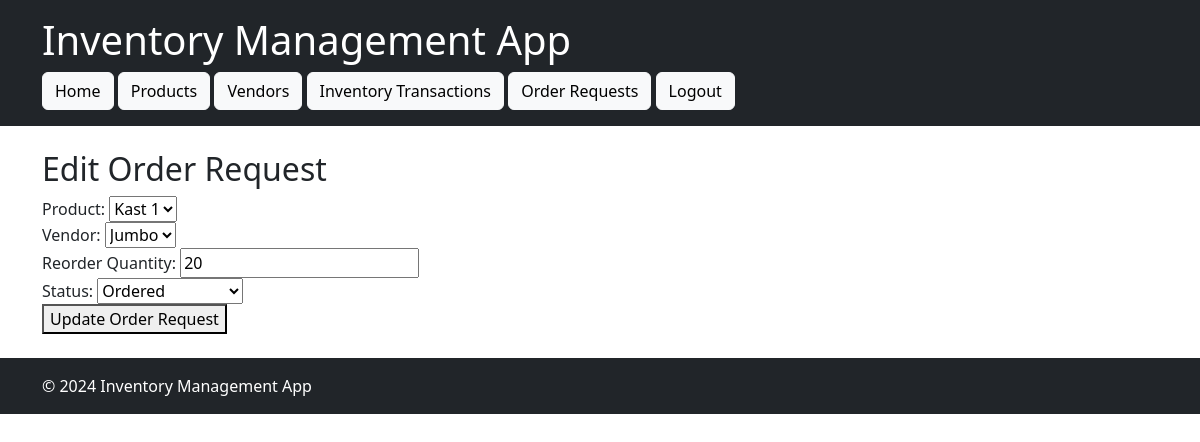
The page /order_requests/edit/1 (signed in) on the database its author committed.
### models.py (models this page shows, shortened)
class OrderRequest(db.Model):
    id = db.Column(db.Integer, primary_key=True)
    product_id = db.Column(db.Integer, db.ForeignKey('product.id'), nullable=False)
    vendor_id = db.Column(db.Integer, db.ForeignKey('vendor.id'), nullable=False)
    reorder_quantity = db.Column(db.Integer, nullable=False)
    status = db.Column(db.String(50), nullable=False, default='New')
    product = db.relationship('Product', backref='order_requests')
    vendor = db.relationship('Vendor', backref='order_requests')

class Product(db.Model):
    id = db.Column(db.Integer, primary_key=True)
    description = db.Column(db.String(255), nullable=False)
    sku = db.Column(db.String(50), unique=True, nullable=False)
    price = db.Column(db.Float, nullable=False)
    warehouse_bins = db.Column(db.String(255), nullable=False)
    reorder_point = db.Column(db.Integer, nullable=False)
    reorder_quantity = db.Column(db.Integer, nullable=False)
    images = db.Column(db.String(255))
    specification = db.Column(db.String(255))
    inventory_level = db.Column(db.Integer, nullable=False, default=0)
    vendor_id = db.Column(db.Integer, db.ForeignKey('vendor.id'), nullable=False)
    vendor = db.relationship('Vendor', backref='products')

class Vendor(db.Model):
    id = db.Column(db.Integer, primary_key=True)
    name = db.Column(db.String(100), nullable=False)
    contact_person = db.Column(db.String(100), nullable=False)
    email = db.Column(db.String(100), nullable=False)
    phone = db.Column(db.String(20), nullable=False)
    address = db.Column(db.String(255), nullable=False)

### app.py (the view, shortened to what this page needs)
@app.route('/order_requests/edit/<int:id>', methods=['GET', 'POST'])
@login_required
def edit_order_request(id):
    order_request = OrderRequest.query.get_or_404(id)
    products = Product.query.all()
    vendors = Vendor.query.all()
    return render_template('edit_order_request.html', order_request=order_request, products=products, vendors=vendors)

### app.py (called while the page is built)
@login_manager.user_loader
def load_user(user_id):
    return User.query.get(int(user_id))

### templates/edit_order_request.html (shortened to what this page needs)
{% extends "base.html" %}
{% block content %}
<h2>Edit Order Request</h2>
<form method="POST">
    <label for="product_id">Product:</label>
    <select id="product_id" name="product_id" required>
        {% for product in products %}
        <option value="{{ product.id }}" {% if product.id == order_request.product_id %}selected{% endif %}>{{ product.description }}</option>
        {% endfor %}
    </select><br>
    <label for="vendor_id">Vendor:</label>
    <select id="vendor_id" name="vendor_id" required>
        {% for vendor in vendors %}
        <option value="{{ vendor.id }}" {% if vendor.id == order_request.vendor_id %}selected{% endif %}>{{ vendor.name }}</option>
        {% endfor %}
    </select><br>
    <label for="reorder_quantity">Reorder Quantity:</label>
    <input type="number" id="reorder_quantity" name="reorder_quantity" value="{{ order_request.reorder_quantity }}" required><br>
    <label for="status">Status:</label>
    <select id="status" name="status" required>
        <option value="Ordered" {% if order_request.status == 'Ordered' %}selected{% endif %}>Ordered</option>
    </select><br>
    <button type="submit">Update Order Request</button>
</form>
{% endblock %}

### rows shown on the page
OrderRequest: product_id "Kast 1", vendor_id "Jumbo", reorder_quantity "20", status "Ordered"
